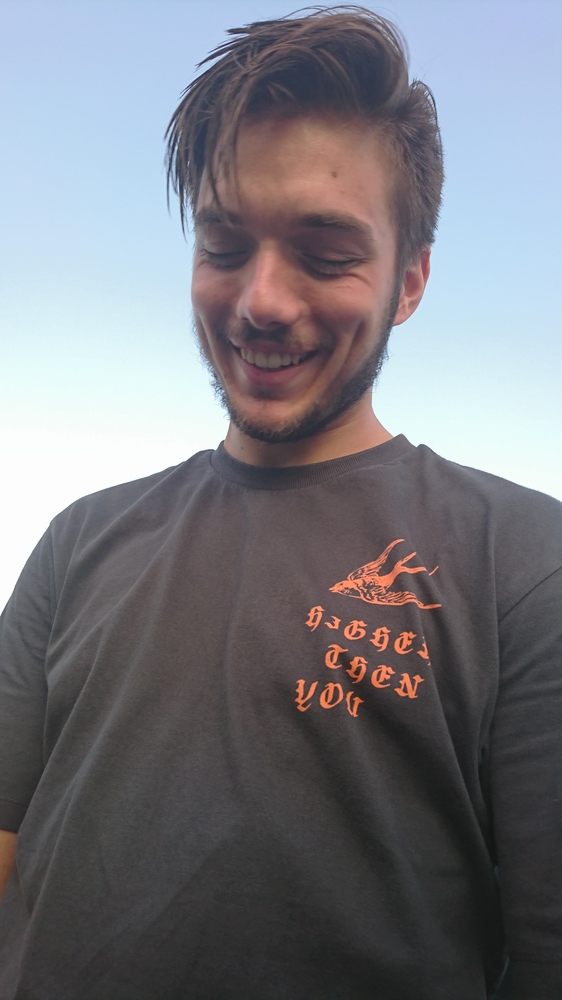
#> input picture DSC_0257.JPG, 562 x 1000 px, shrunk from 2160 x 3840 before the run
$ python Filtr1.py
#> lines starting #> are read from the running program, lines starting #| are printed output that depends on the picture
import cv2
import matplotlib.pyplot as plt
import numpy as np
import skimage
from skimage import io
import Filters

path = 'DSC_0257.JPG'
image_cv2 = cv2.imread(path)
#> image_cv2 is the input picture: shape (1000, 562, 3); mean B, G, R 126.9, 120.6, 120.1
image = skimage.img_as_float(io.imread(path))
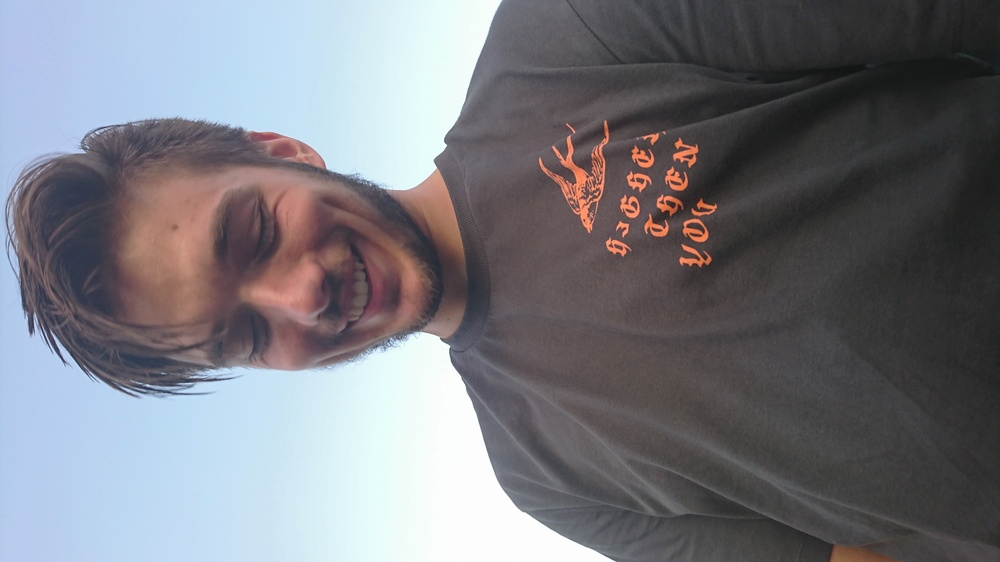
#> image: shape (562, 1000, 3) float64; mean R, G, B 0.471, 0.473, 0.498
original_im = plt.figure(1)
original_im = plt.imshow(image)


def vintage(img):
    rows, cols = img.shape[:2]
#> rows = 1000; cols = 562
    print(rows,cols)
#| 1000 562
    kernel_x = cv2.getGaussianKernel(rows,200)
    kernel_y = cv2.getGaussianKernel(cols,200)
    kernel = kernel_x * kernel_y.T
    filter = 255 * kernel / np.linalg.norm(kernel)
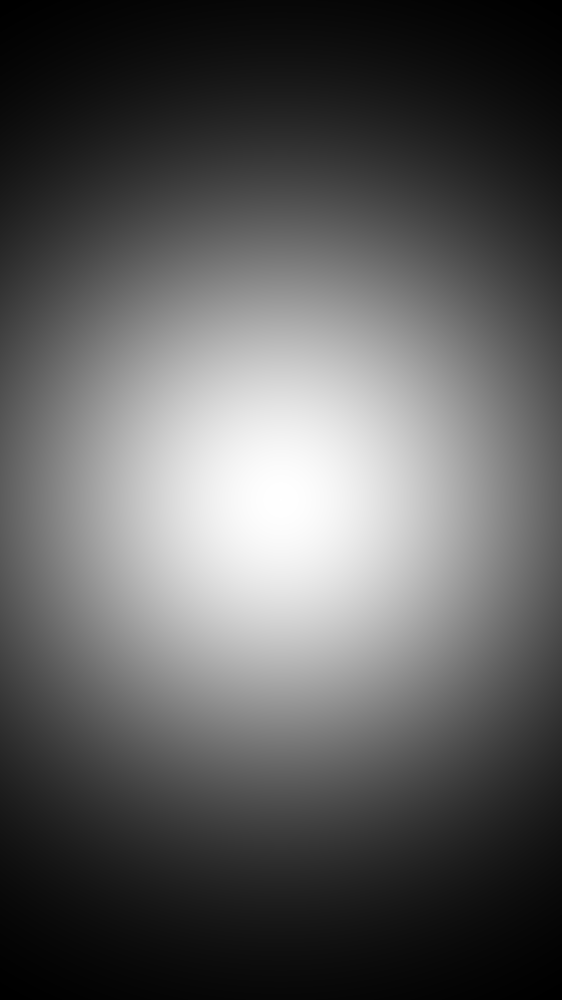
#> kernel: shape (1000, 562) float64; min 7.93e-08, max 4.8e-06, mean 1.78e-06; drawn with min black and max white
    vintage_img = np.copy(img)
    for i in range(3):
        vintage_img[:,:,i] = vintage_img[:,:,i]* filter
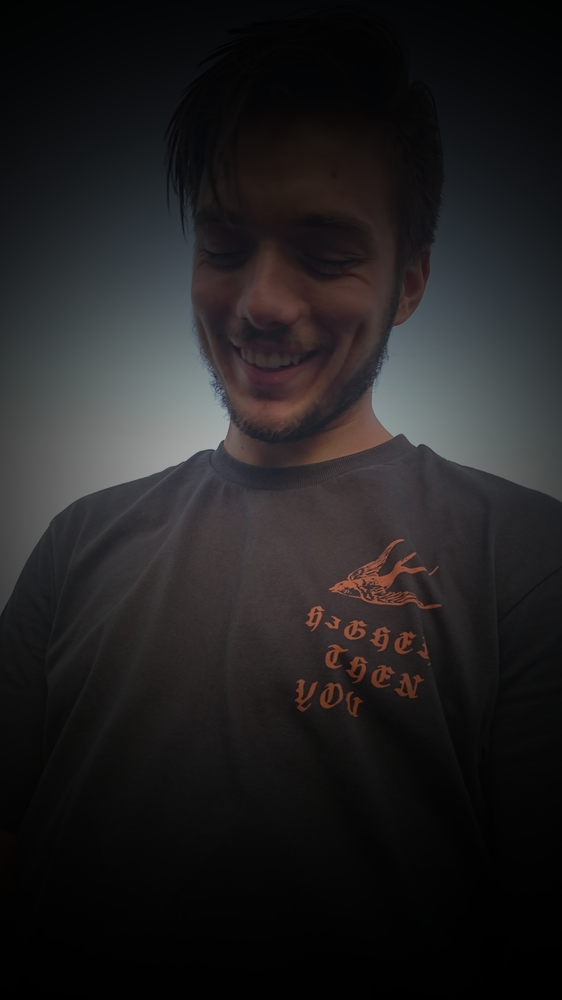
#> vintage_img: shape (1000, 562, 3); mean B, G, R 33.7, 32.8, 34.1
    return plt.imshow(vintage_img)

# [4 lines of commented-out code are left out]
f3 = plt.figure(3)
f3 = vintage(image_cv2)
#im_3 = plt.figure(4)
#im_3 = plt.imshow(Filters.heather_filter(image))
plt.show()
